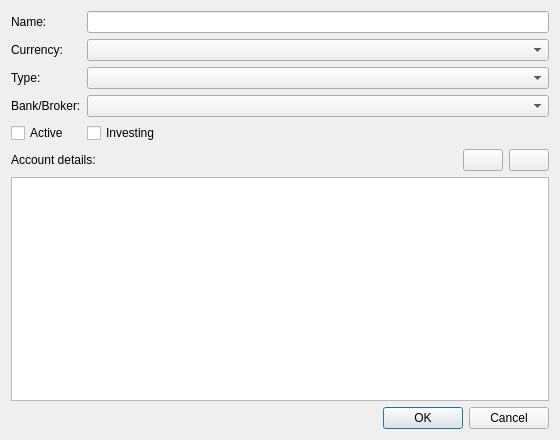
<?xml version="1.0" encoding="UTF-8"?>
<ui version="4.0">
 <class>AccountDialog</class>
 <widget class="QDialog" name="AccountDialog">
  <property name="geometry">
   <rect>
    <x>0</x>
    <y>0</y>
    <width>560</width>
    <height>440</height>
   </rect>
  </property>
  <property name="windowTitle">
   <string>Account</string>
  </property>
  <layout class="QGridLayout" name="gridLayout">
   <item row="0" column="0">
    <widget class="QFrame" name="MainFrame">
     <property name="frameShape">
      <enum>QFrame::Shape::NoFrame</enum>
     </property>
     <property name="frameShadow">
      <enum>QFrame::Shadow::Raised</enum>
     </property>
     <layout class="QGridLayout" name="gridLayout_2">
      <property name="leftMargin">
       <number>0</number>
      </property>
      <property name="topMargin">
       <number>0</number>
      </property>
      <property name="rightMargin">
       <number>0</number>
      </property>
      <property name="bottomMargin">
       <number>0</number>
      </property>
      <item row="0" column="0">
       <widget class="QLabel" name="NameLbl">
        <property name="text">
         <string>Name:</string>
        </property>
        <property name="buddy">
         <cstring>NameEdit</cstring>
        </property>
       </widget>
      </item>
      <item row="4" column="2">
       <widget class="QCheckBox" name="InvestingCheck">
        <property name="text">
         <string>Investing</string>
        </property>
       </widget>
      </item>
      <item row="1" column="0">
       <widget class="QLabel" name="CurrencyLbl">
        <property name="text">
         <string>Currency:</string>
        </property>
        <property name="buddy">
         <cstring>CurrencyCombo</cstring>
        </property>
       </widget>
      </item>
      <item row="2" column="0">
       <widget class="QLabel" name="TypeLbl">
        <property name="text">
         <string>Type:</string>
        </property>
        <property name="buddy">
         <cstring>TypeCombo</cstring>
        </property>
       </widget>
      </item>
      <item row="4" column="0">
       <widget class="QCheckBox" name="ActiveCheck">
        <property name="text">
         <string>Active</string>
        </property>
       </widget>
      </item>
      <item row="3" column="0">
       <widget class="QLabel" name="OrganizationLbl">
        <property name="text">
         <string>Bank/Broker:</string>
        </property>
        <property name="buddy">
         <cstring>OrganizationCombo</cstring>
        </property>
       </widget>
      </item>
      <item row="4" column="5">
       <widget class="QLabel" name="ReconciledValue">
        <property name="toolTip">
         <string>Set automatically when this account is reconciled by an operation</string>
        </property>
        <property name="text">
         <string/>
        </property>
        <property name="textInteractionFlags">
         <set>Qt::TextInteractionFlag::TextSelectableByKeyboard|Qt::TextInteractionFlag::TextSelectableByMouse</set>
        </property>
       </widget>
      </item>
      <item row="4" column="3">
       <spacer name="horizontalSpacer">
        <property name="orientation">
         <enum>Qt::Orientation::Horizontal</enum>
        </property>
        <property name="sizeHint" stdset="0">
         <size>
          <width>40</width>
          <height>20</height>
         </size>
        </property>
       </spacer>
      </item>
      <item row="3" column="2" colspan="4">
       <widget class="DbLookupComboBox" name="OrganizationCombo"/>
      </item>
      <item row="2" column="2" colspan="4">
       <widget class="AccountTypeComboBox" name="TypeCombo"/>
      </item>
      <item row="0" column="2" colspan="4">
       <widget class="QLineEdit" name="NameEdit"/>
      </item>
      <item row="1" column="2" colspan="4">
       <widget class="DbLookupComboBox" name="CurrencyCombo"/>
      </item>
     </layout>
    </widget>
   </item>
   <item row="2" column="0">
    <widget class="QDialogButtonBox" name="DialogButtonBox">
     <property name="orientation">
      <enum>Qt::Orientation::Horizontal</enum>
     </property>
     <property name="standardButtons">
      <set>QDialogButtonBox::StandardButton::Cancel|QDialogButtonBox::StandardButton::Ok</set>
     </property>
    </widget>
   </item>
   <item row="1" column="0">
    <widget class="QFrame" name="DetailsFrame">
     <property name="frameShape">
      <enum>QFrame::Shape::NoFrame</enum>
     </property>
     <property name="frameShadow">
      <enum>QFrame::Shadow::Raised</enum>
     </property>
     <layout class="QGridLayout" name="gridLayout_3">
      <property name="leftMargin">
       <number>0</number>
      </property>
      <property name="topMargin">
       <number>0</number>
      </property>
      <property name="rightMargin">
       <number>0</number>
      </property>
      <property name="bottomMargin">
       <number>0</number>
      </property>
      <item row="0" column="1">
       <spacer name="dataHeaderSpacer">
        <property name="orientation">
         <enum>Qt::Orientation::Horizontal</enum>
        </property>
        <property name="sizeHint" stdset="0">
         <size>
          <width>40</width>
          <height>20</height>
         </size>
        </property>
       </spacer>
      </item>
      <item row="0" column="0">
       <widget class="QLabel" name="DataLbl">
        <property name="text">
         <string>Account details:</string>
        </property>
        <property name="buddy">
         <cstring>AddDataButton</cstring>
        </property>
       </widget>
      </item>
      <item row="0" column="2">
       <widget class="QPushButton" name="AddDataButton">
        <property name="toolTip">
         <string>Add new</string>
        </property>
        <property name="text">
         <string/>
        </property>
       </widget>
      </item>
      <item row="0" column="3">
       <widget class="QPushButton" name="RemoveDataButton">
        <property name="toolTip">
         <string>Delete</string>
        </property>
        <property name="text">
         <string/>
        </property>
       </widget>
      </item>
      <item row="2" column="0" colspan="4">
       <widget class="QTableView" name="DataTable">
        <property name="frameShadow">
         <enum>QFrame::Shadow::Plain</enum>
        </property>
        <attribute name="verticalHeaderVisible">
         <bool>false</bool>
        </attribute>
        <attribute name="verticalHeaderMinimumSectionSize">
         <number>20</number>
        </attribute>
       </widget>
      </item>
     </layout>
    </widget>
   </item>
  </layout>
 </widget>
 <tabstops>
  <tabstop>NameEdit</tabstop>
  <tabstop>CurrencyCombo</tabstop>
  <tabstop>TypeCombo</tabstop>
  <tabstop>OrganizationCombo</tabstop>
  <tabstop>ActiveCheck</tabstop>
  <tabstop>InvestingCheck</tabstop>
  <tabstop>AddDataButton</tabstop>
  <tabstop>RemoveDataButton</tabstop>
  <tabstop>DataTable</tabstop>
  <tabstop>DialogButtonBox</tabstop>
 </tabstops>
 <customwidgets>
  <customwidget>
   <class>DbLookupComboBox</class>
   <extends>QComboBox</extends>
   <header>jal/widgets/custom/db_lookup_combobox.h</header>
  </customwidget>
  <customwidget>
   <class>AccountTypeComboBox</class>
   <extends>QComboBox</extends>
   <header>jal/constants.h</header>
  </customwidget>
 </customwidgets>
 <resources/>
 <connections>
  <connection>
   <sender>DialogButtonBox</sender>
   <signal>accepted()</signal>
   <receiver>AccountDialog</receiver>
   <slot>accept()</slot>
   <hints>
    <hint type="sourcelabel">
     <x>20</x>
     <y>20</y>
    </hint>
    <hint type="destinationlabel">
     <x>20</x>
     <y>20</y>
    </hint>
   </hints>
  </connection>
  <connection>
   <sender>DialogButtonBox</sender>
   <signal>rejected()</signal>
   <receiver>AccountDialog</receiver>
   <slot>reject()</slot>
   <hints>
    <hint type="sourcelabel">
     <x>20</x>
     <y>20</y>
    </hint>
    <hint type="destinationlabel">
     <x>20</x>
     <y>20</y>
    </hint>
   </hints>
  </connection>
 </connections>
</ui>
